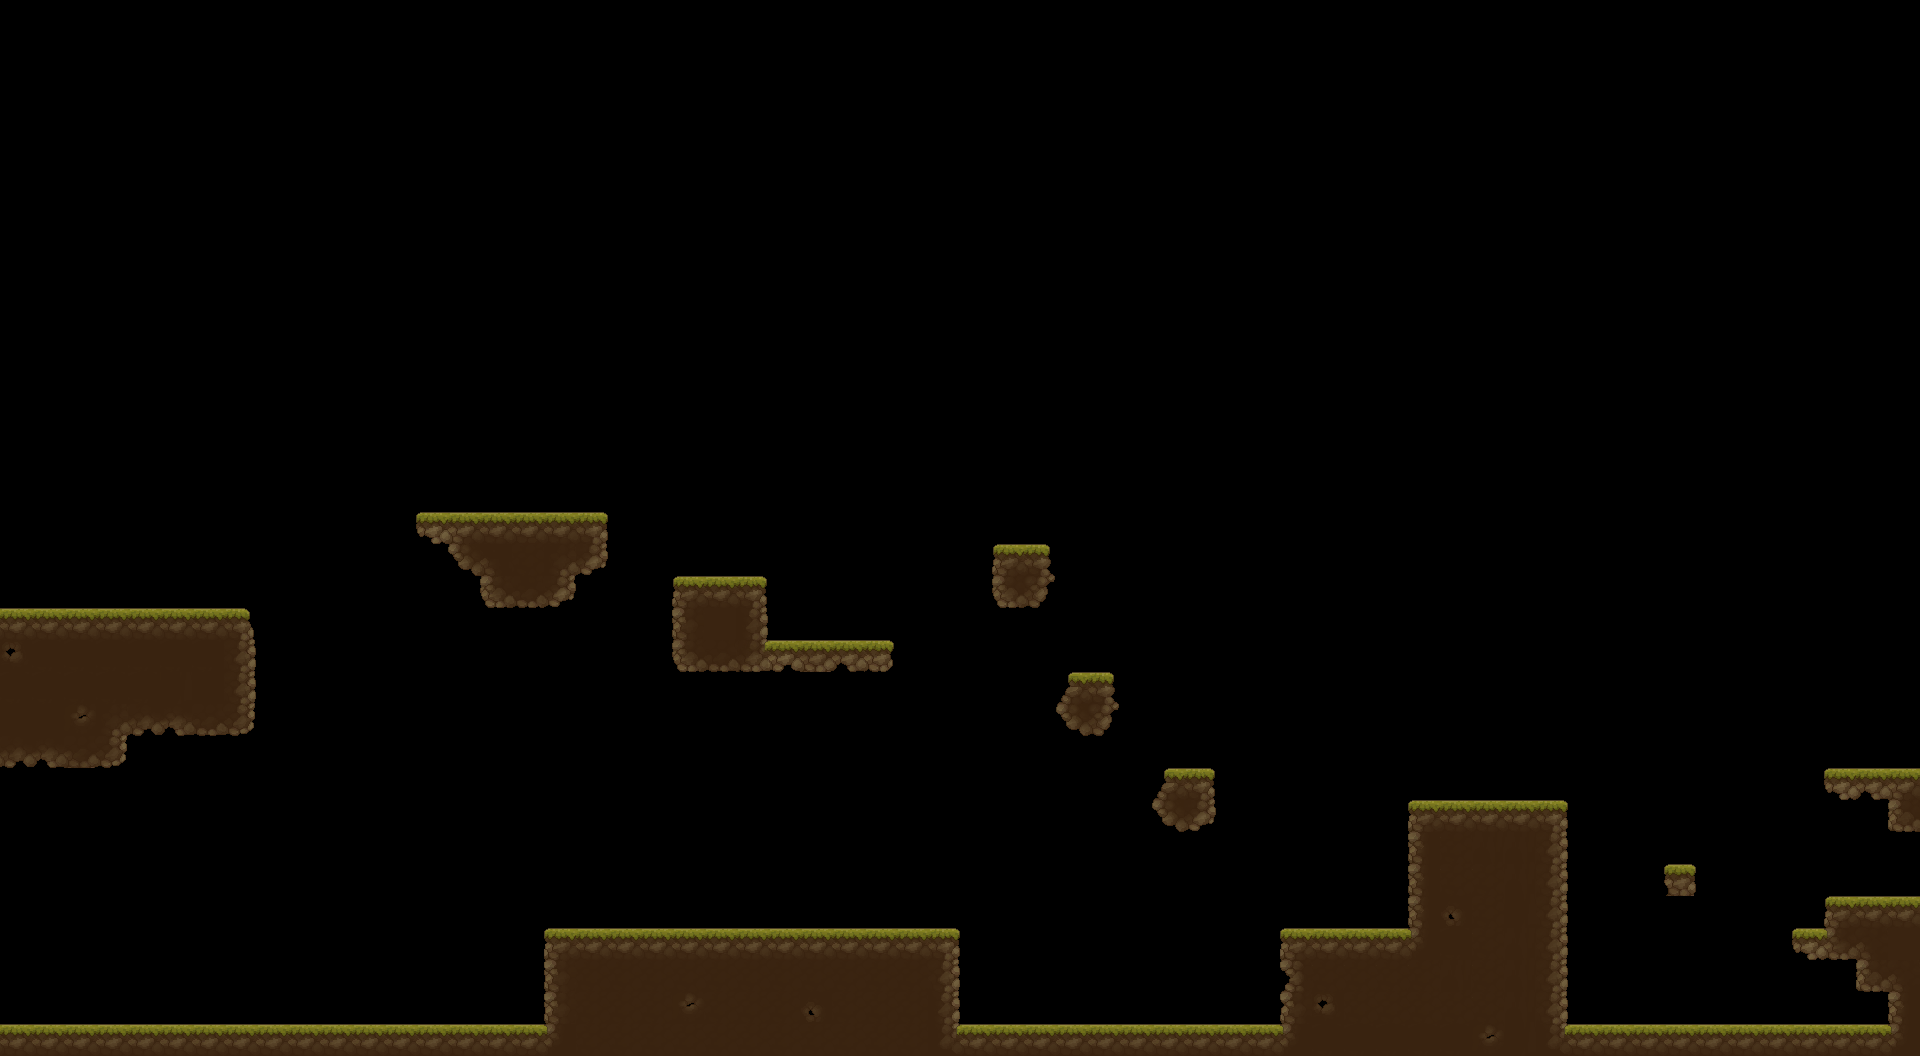

This game map was drawn from its Tiled (.tmx) file and the tilesets committed beside it. A one-line description and the full map source follow:
An orthogonal 60x33 tile map with 32x32 px tiles, 1 tile layer (Tilelaag 1) and 29 objects (3x Bird, Objective, BlueGem, Spawn).

<map version="1.10" tiledversion="1.10.2" orientation="orthogonal" renderorder="right-down" width="60" height="33" tilewidth="32" tileheight="32" infinite="0" nextlayerid="18" nextobjectid="64">
 <tileset firstgid="1" source="MapTileset.tsx" />
 <layer id="1" name="Tilelaag 1" width="60" height="33">
  <data encoding="csv">
52,52,52,52,52,52,52,52,52,52,52,52,52,52,52,52,52,52,52,52,52,52,52,52,52,0,0,0,0,0,0,0,0,0,0,0,0,0,0,0,0,0,0,0,0,0,0,0,0,0,0,0,0,0,0,0,0,0,0,0,
52,68,68,68,68,68,68,68,68,68,68,68,68,68,68,68,68,68,68,68,68,68,68,68,68,0,0,0,0,0,0,0,0,0,0,0,0,0,0,0,0,0,0,0,0,0,0,0,0,0,0,0,0,0,0,0,0,0,0,0,
52,52,52,52,52,52,52,52,52,52,52,52,52,52,52,52,52,52,52,52,52,52,52,70,52,0,0,0,0,0,0,0,0,0,0,0,0,0,0,0,0,0,0,0,0,0,0,0,0,0,0,0,0,0,0,0,0,0,0,0,
52,0,68,52,0,0,0,0,0,52,52,52,52,52,52,52,0,0,0,0,0,0,0,0,52,0,0,0,0,0,0,0,0,0,0,0,0,0,0,0,0,0,0,0,0,0,0,0,0,0,0,0,0,0,0,0,0,0,0,0,
52,52,0,0,0,0,0,68,68,68,68,52,52,52,52,52,52,52,52,52,52,52,0,0,52,0,0,0,0,0,0,0,0,0,0,0,0,0,0,0,0,0,0,0,0,0,0,0,0,0,0,0,0,0,0,0,0,0,0,0,
52,52,52,52,52,52,52,52,52,52,52,68,68,68,68,52,52,52,68,68,68,68,52,52,52,0,0,0,0,0,0,0,0,0,0,0,0,0,0,0,0,0,0,0,70,70,70,70,0,0,0,0,0,0,0,0,0,0,0,0,
68,68,68,68,68,68,68,68,68,68,68,84,84,84,52,52,68,68,84,84,84,84,68,52,52,0,0,0,0,0,0,0,0,0,0,0,0,0,0,0,0,0,0,70,70,0,0,0,0,0,0,0,0,0,0,0,0,0,0,0,
84,84,84,84,84,84,84,84,84,84,84,100,100,100,68,68,84,84,100,100,100,100,52,52,52,52,0,0,0,0,0,0,0,0,0,0,0,0,0,0,0,0,0,70,0,0,0,0,0,0,0,0,0,0,0,0,0,0,0,0,
100,100,100,100,100,100,100,100,100,100,100,68,68,68,84,84,100,100,68,68,68,68,68,68,68,68,0,0,0,0,0,0,0,0,70,70,70,70,70,70,70,70,70,70,70,70,0,0,0,0,0,0,0,0,0,0,0,0,0,0,
100,100,100,100,100,84,84,84,84,84,84,84,84,84,100,100,84,84,84,84,84,84,84,84,84,84,52,52,52,52,52,52,52,52,52,52,52,52,52,70,70,70,70,70,0,70,70,70,70,70,0,0,0,0,0,0,0,0,0,0,
100,100,100,100,100,100,100,100,100,100,100,100,100,100,100,100,100,100,100,100,100,100,100,100,100,100,52,52,52,52,52,52,52,52,68,68,36,68,68,70,70,70,70,70,70,70,70,70,70,70,70,70,0,0,0,0,0,0,0,0,
100,100,100,100,100,100,52,52,52,52,52,52,52,52,52,52,52,52,52,52,52,52,52,52,52,52,52,52,52,52,52,52,52,52,84,84,84,84,84,70,70,70,70,70,70,70,70,70,70,70,0,0,70,70,70,0,0,0,0,0,
52,52,52,52,52,52,52,52,52,52,52,52,52,52,52,52,52,52,52,52,52,52,52,52,52,52,52,4,52,68,68,68,68,68,100,100,100,100,100,70,70,52,52,52,52,52,0,0,0,0,0,0,0,0,70,70,70,70,0,0,
68,68,68,68,68,68,68,68,68,68,68,68,68,68,68,68,68,68,68,68,68,68,68,68,68,68,4,4,68,84,84,84,84,84,100,100,100,52,52,52,52,52,68,68,68,68,0,0,0,0,0,0,0,0,0,0,0,70,70,0,
84,84,84,84,84,84,84,84,84,84,84,84,84,84,84,84,84,84,84,84,84,84,84,84,84,84,84,84,4,100,100,100,100,100,68,68,68,68,68,68,68,68,84,84,84,84,0,0,0,0,0,0,0,0,0,0,0,0,0,0,
100,100,100,100,100,100,100,100,100,100,100,100,100,100,100,100,100,100,100,100,100,100,100,100,52,100,100,100,100,84,84,84,84,84,84,84,84,84,84,84,84,84,100,100,100,100,52,0,0,0,0,0,0,0,0,0,0,0,0,0,
0,0,0,0,0,0,0,0,0,0,0,0,0,55,59,60,88,2,3,0,0,0,0,0,0,0,0,100,100,100,100,100,100,100,100,100,100,100,100,100,100,100,84,100,100,100,52,0,0,0,0,0,0,0,0,0,0,0,0,0,
0,0,0,0,0,0,0,0,0,0,0,0,0,71,29,215,104,65,22,0,0,0,0,0,0,0,0,0,0,0,84,5,14,84,84,100,52,52,68,84,84,100,100,100,52,52,68,0,0,0,0,0,0,0,0,0,0,0,0,0,
0,0,0,0,0,0,0,0,0,0,0,0,0,0,162,21,127,22,4,0,0,5,2,6,0,0,0,0,0,0,100,21,30,100,100,100,68,68,84,100,100,100,52,52,52,68,84,52,52,0,0,0,0,0,0,0,0,0,0,0,
2,2,2,2,2,2,2,224,0,0,0,0,0,0,162,162,51,162,0,0,0,17,18,78,0,0,0,0,0,0,100,100,52,84,68,68,84,84,100,100,52,52,52,68,68,84,100,52,52,0,0,0,0,0,0,0,0,0,0,0,
92,108,108,108,108,108,108,240,0,0,0,0,0,0,162,162,162,0,0,0,20,21,34,249,56,57,58,11,0,0,0,100,100,100,84,84,100,37,52,52,52,68,68,84,84,100,52,52,68,0,0,0,0,0,0,0,0,0,0,0,
108,108,108,108,108,93,140,240,0,0,0,0,0,0,0,0,0,0,0,0,0,0,0,0,0,0,0,0,0,0,0,0,0,13,14,100,100,68,68,68,68,84,84,100,100,68,68,68,84,0,0,0,0,0,0,0,0,0,0,0,
138,139,124,126,154,155,255,256,37,0,0,0,0,0,0,0,0,0,0,0,0,0,0,0,0,0,0,0,0,0,0,0,0,29,30,100,100,84,84,84,84,100,100,84,84,84,84,84,100,0,0,0,0,0,0,0,0,0,0,0,
154,155,156,256,0,0,0,0,0,0,0,0,0,0,0,0,0,0,0,0,0,0,0,0,0,0,0,0,0,0,0,0,0,0,0,0,100,100,100,100,100,100,100,100,100,100,100,100,0,0,0,0,0,0,0,0,0,0,0,0,
0,0,0,0,0,0,0,84,0,0,0,0,0,0,0,0,0,0,0,0,0,0,0,0,0,0,0,0,0,0,0,0,0,0,0,0,13,6,100,84,68,68,68,68,68,68,68,84,0,0,0,0,0,0,0,0,0,55,58,59,
0,0,0,0,0,0,0,0,0,0,0,0,0,0,0,0,0,0,0,0,0,0,0,0,0,0,0,0,0,0,0,0,0,0,0,0,29,22,100,100,84,84,84,4,1,2,2,60,3,20,0,0,0,0,0,0,0,0,74,33,
0,0,0,0,0,0,0,0,0,0,0,0,0,0,0,0,0,0,0,0,0,0,0,0,0,0,0,0,0,0,0,0,0,0,0,0,0,0,0,100,100,100,100,100,83,76,77,77,19,0,0,0,0,0,0,0,0,0,0,0,
0,0,0,0,0,0,0,0,0,0,0,0,0,0,0,0,0,0,0,0,0,0,0,0,0,0,0,0,0,0,0,0,0,0,0,0,0,0,0,0,0,0,0,0,83,76,76,77,19,0,0,0,8,0,0,0,0,0,0,0,
0,0,0,0,0,0,0,0,0,0,0,0,0,0,0,0,0,0,0,0,0,0,0,0,0,0,0,0,0,0,0,0,0,0,0,0,0,0,0,0,0,0,0,0,83,109,104,93,19,0,0,0,0,0,0,0,0,5,60,61,
0,0,0,0,0,0,0,0,0,0,0,0,0,0,0,0,0,1,60,60,60,60,60,60,60,61,2,2,2,3,0,0,0,0,0,0,0,0,0,0,1,60,60,2,99,108,76,77,19,0,0,0,0,0,0,0,55,247,67,18,
0,0,0,0,0,0,0,0,0,0,0,0,0,0,0,0,0,17,104,104,104,104,104,104,104,104,104,104,104,19,0,0,0,0,0,0,0,0,0,0,165,76,76,76,76,77,76,77,19,0,0,0,0,0,0,0,0,36,33,67,
0,0,0,0,0,0,0,0,0,0,0,0,0,0,0,0,0,17,104,104,104,124,104,104,104,109,104,104,104,105,0,0,0,0,0,0,0,0,0,0,181,92,104,104,104,104,76,77,19,0,0,0,0,0,0,0,0,0,0,83,
2,2,2,2,2,60,60,60,60,60,60,60,60,61,2,2,88,99,104,104,104,104,104,104,104,104,104,104,104,97,2,2,2,88,60,60,60,60,60,2,99,108,108,108,108,108,124,93,97,60,60,60,60,61,2,2,2,2,2,99
</data>
 </layer>
 <objectgroup id="13" name="LevelOneEnd">
  <object id="43" name="Objective" type="Objective" x="32" y="544" width="32" height="32" />
 </objectgroup>
 <objectgroup id="15" name="Items">
  <object id="55" name="BlueGem" type="BlueGem" x="1728" y="960">
   <point />
  </object>
 </objectgroup>
 <objectgroup id="8" name="PlayerSpawn" class="PlayerSpawn">
  <object id="51" name="Spawn" type="Spawn" x="96" y="928">
   <point />
  </object>
 </objectgroup>
 <objectgroup id="2" name="MapHitbox" class="MapHitBox">
  <object id="10" x="0" y="1056" width="1920" height="32" />
  <object id="17" x="0" y="-32" width="1920" height="32" />
  <object id="18" x="-32" y="-32" width="32" height="1120" />
  <object id="19" x="1920" y="-32" width="32" height="1120" />
  <object id="20" x="960" y="1024" width="960" height="32" />
  <object id="21" x="1280" y="928" width="288" height="96" />
  <object id="22" x="1408" y="800" width="160" height="128" />
  <object id="23" x="544" y="928" width="416" height="128" />
  <object id="24" x="0" y="1024" width="544" height="32" />
  <object id="25" x="1888" y="800" width="32" height="32" />
  <object id="26" x="1824" y="768" width="96" height="32" />
  <object id="27" x="1824" y="896" width="96" height="32" />
  <object id="28" x="1856" y="960" width="64" height="64" />
  <object id="29" x="1152" y="768" width="64" height="32" />
  <object id="31" x="768" y="640" width="128" height="32" />
  <object id="33" x="1824" y="896" width="96" height="32" />
  <object id="34" x="1792" y="928" width="128" height="32" />
  <object id="35" x="1664" y="864" width="32" height="32" />
  <object id="36" x="416" y="512" width="192" height="32" />
  <object id="37" x="0" y="608" width="256" height="128" />
  <object id="38" x="992" y="544" width="64" height="64" />
  <object id="39" x="1056" y="672" width="64" height="32" />
  <object id="57" x="672" y="576" width="96" height="96" />
 </objectgroup>
 <objectgroup id="16" name="Birds">
  <object id="60" name="Bird" type="Bird" x="416" y="448" width="1568" />
  <object id="62" name="Bird" type="Bird" x="-64" y="864" width="1091.27" />
  <object id="63" name="Bird" type="Bird" x="1146" y="704" width="838" />
 </objectgroup>
</map>
